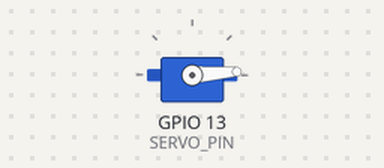
A sketch run on a simulated ESP32. Shown: servo. What the sketch prints to the serial monitor is not drawn.

Above: at 0.05 s.
At 0.9 s:
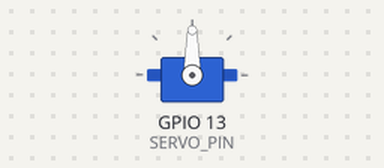
At 1.75 s:
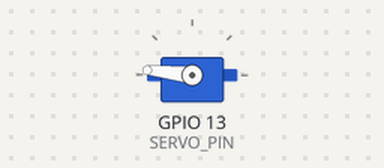
At 3.45 s:
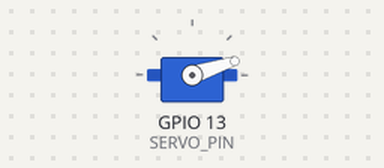
Timing chart, 0 to 8.4 s (numbered marks = the images above):
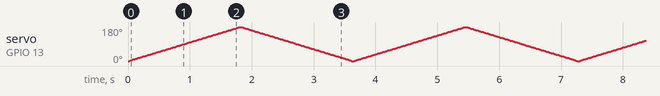

The sketch:

01_pwm_sweep.ino
```cpp
// Station 1 - one servo, 50 Hz PWM. Sweeps 0..180 degrees.
// Library: ESP32Servo (Arduino IDE -> Library Manager)
#include <ESP32Servo.h>

const int SERVO_PIN = 13;
const int PULSE_MIN_US = 500;    // pulse for 0 degrees
const int PULSE_MAX_US = 2500;   // pulse for 180 degrees

Servo servo;

void setup() {
  Serial.begin(115200);
  ESP32PWM::allocateTimer(0);    // reserve a hardware timer for the servo PWM
  servo.setPeriodHertz(50);      // 50 Hz = one pulse every 20 ms
  servo.attach(SERVO_PIN, PULSE_MIN_US, PULSE_MAX_US);
}

void loop() {
  for (int angle = 0; angle <= 180; angle += 2) {
    servo.write(angle);          // pulse = 500 + angle/180 * 2000 us
    delay(20);
  }
  for (int angle = 180; angle >= 0; angle -= 2) {
    servo.write(angle);
    delay(20);
  }
  Serial.println("sweep done");
}
```
